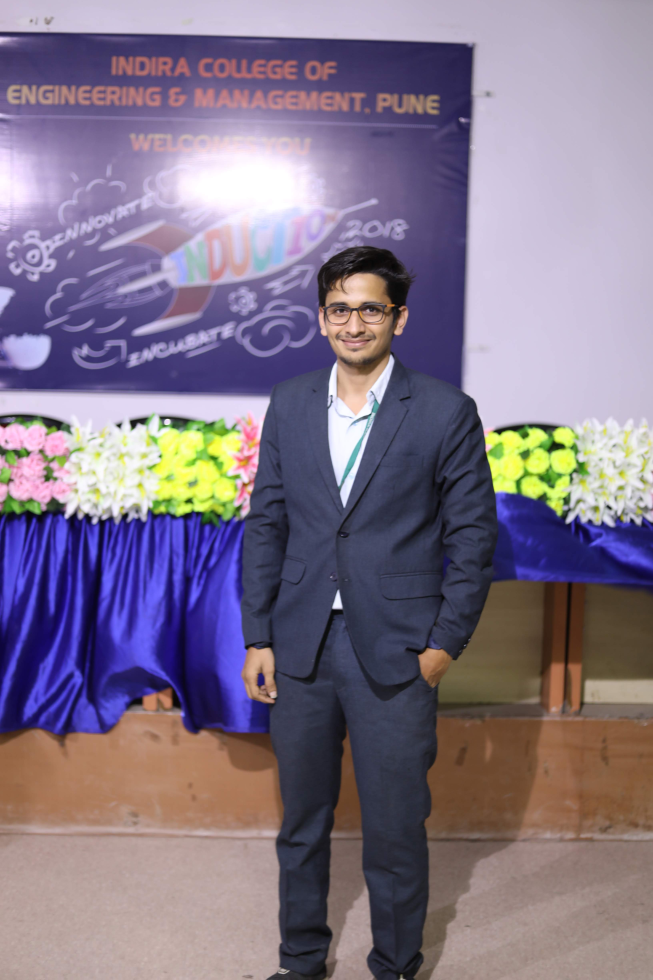
#> input picture body_detection/img/test_1.JPG, 3265 x 4898 px (shown at 1/5 size)
$ python try.py --image img/test_1.JPG
#> lines starting #> are read from the running program, lines starting #| are printed output that depends on the picture; after the words box and inside, x2 and y2 are one past the last pixel; in counts of white or black regions, pixels touching at a corner belong together
from __future__ import print_function
from imutils.object_detection import non_max_suppression
from imutils import paths
import numpy as np
import argparse
import imutils
import cv2

# construct the argument parse and parse the arguments
ap = argparse.ArgumentParser()
ap.add_argument("-i", "--image", required=True, help="path to the input image")
args = vars(ap.parse_args())

# load the image, convert it to grayscale, and blur it slightly
image = cv2.imread(args["image"])
#> image is the input picture: shape (4898, 3265, 3); mean B, G, R 136.5, 116.9, 129.7
image = imutils.resize(image, width=min(400, image.shape[1]))
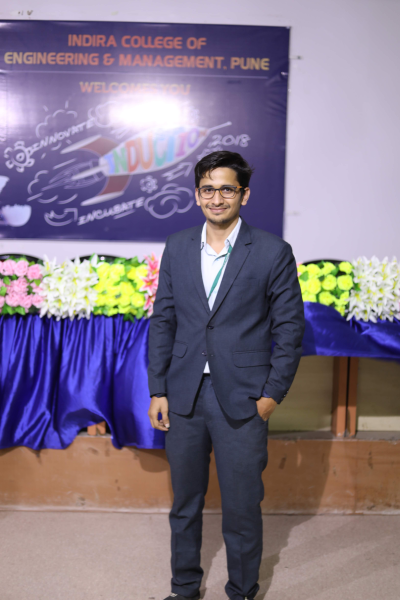
#> image: shape (600, 400, 3); mean B, G, R 136.5, 116.9, 129.7
gray = cv2.cvtColor(image, cv2.COLOR_BGR2GRAY)
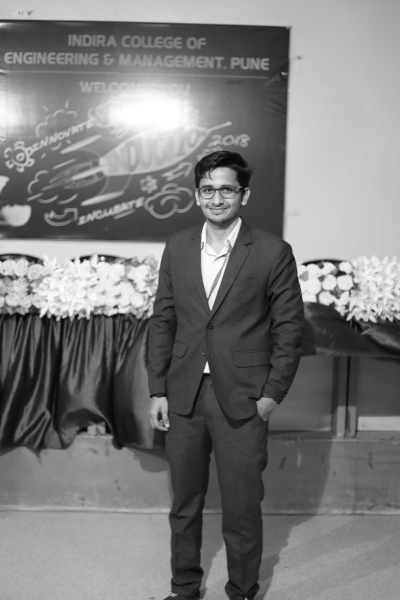
#> gray: shape (600, 400); min 6, max 255, mean 122.9
gray = cv2.GaussianBlur(gray, (7, 7), 0)


# Convert YCbCr color space  - for skin detection
min_YCrCb = np.array([0,133,77],np.uint8)
max_YCrCb = np.array([235,173,127],np.uint8)

image_YCrCb = cv2.cvtColor(image, cv2.COLOR_BGR2YCrCb)
#> image_YCrCb: shape (600, 400, 3); mean of channels 0, 1, 2 122.9, 132.8, 135.7
skinRegionYCrCb = cv2.inRange(image_YCrCb,min_YCrCb,max_YCrCb)
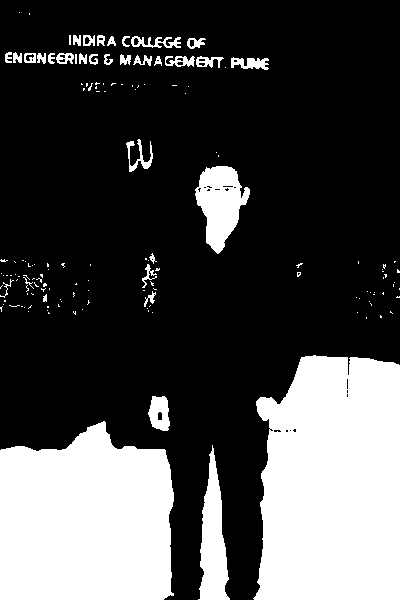
#> skinRegionYCrCb: shape (600, 400); 28.4% white; 147 white regions (111 under 20 px), largest, box (x1, y1, x2, y2) and area: (253, 355, 400, 600) 31938, (0, 421, 174, 600) 26642, (195, 166, 250, 254) 2849
skinYCrCb = cv2.bitwise_and(image, image, mask = skinRegionYCrCb)
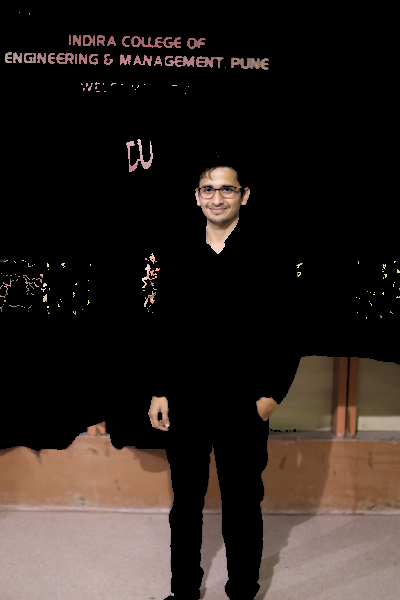
#> skinYCrCb: shape (600, 400, 3); mean B, G, R 30.5, 34.5, 42.8

cv2.imwrite("../img/ycrcb.png", np.hstack([image,skinYCrCb]))
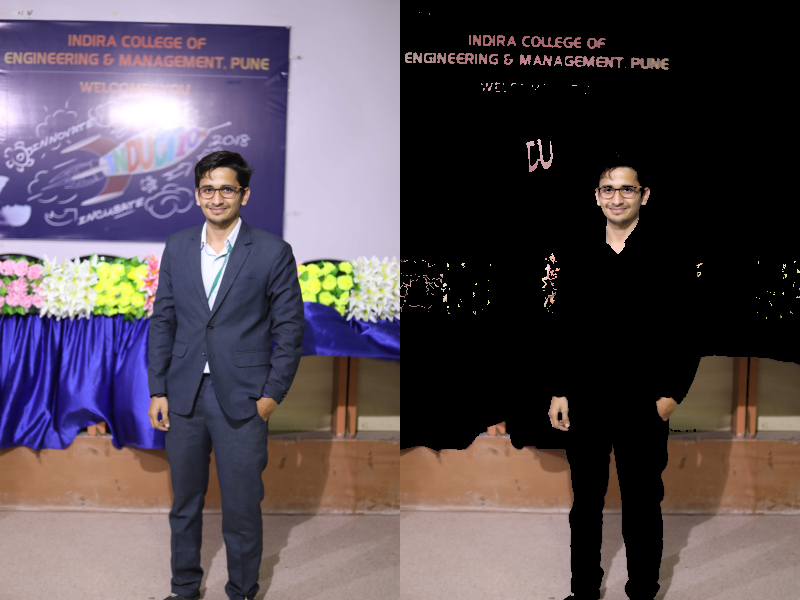
#> saved as ycrcb.png: shape (600, 800, 3); mean B, G, R 83.5, 75.7, 86.3

# Convert HSV color space  - for hairs
image_HSV = cv2.cvtColor(image, cv2.COLOR_BGR2HSV)
#> image_HSV: shape (600, 400, 3); mean H, S, V 90.9, 81, 152.7

# show the output image
cv2.imshow("Image image_YCrCb", image_YCrCb)
cv2.imshow("Image skinRegionYCrCb", skinRegionYCrCb)
cv2.imshow("Image skinYCrCb", skinYCrCb)

# [5 lines of commented-out code are left out]


cv2.waitKey(0)
cv2.destroyAllWindows()
